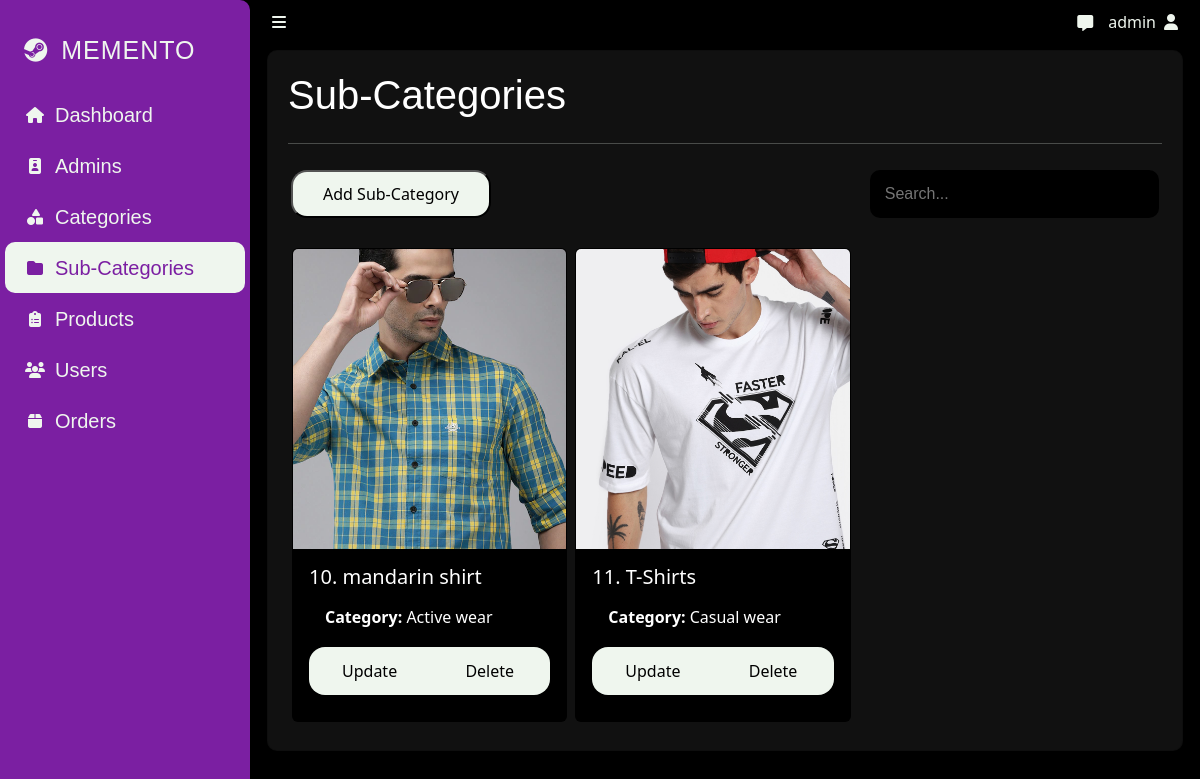
The page /admin/subcat.php (signed in) on the database its author committed.
### tables this page shows
CREATE TABLE IF NOT EXISTS `subcat` (
  `id` int(10) NOT NULL AUTO_INCREMENT,
  `name` varchar(50) NOT NULL,
  `cat_id` int(10) NOT NULL,
  `image` varchar(50) NOT NULL,
  PRIMARY KEY (`id`),
  UNIQUE KEY `id` (`id`),
  KEY `FK_sub_cat` (`cat_id`)
);

### admin/subcat.php (the view, shortened to what this page needs)
<?php
include("template/header.php");
include("../global/api/conn.php");
?>
<div class="card">
    <h1>Sub-Categories</h1>
    <hr>
    <div class="actions">
        <button type="button" class="my-btn" data-bs-toggle="modal" data-bs-target="#modal" id="btnAdd">
            Add Sub-Category
        </button>
        <input type="text" class="search-bar" name="search" id="search" data-table="subcat" placeholder="Search...">
    </div>
    <?php
    $table = "subcat";
    $sql = "SELECT id, name, image, (SELECT name FROM category WHERE category.id=subcat.cat_id) AS cat FROM $table ";
    $result = mysqli_query($conn, $sql);
    ?>
    <div class="list row container-fluid" id="#list">
        <?php
        while ($row = mysqli_fetch_assoc($result)) {
            ?>
            <div class="p-1 col-xl-4 col-md-6 col-sm-12 mb-1">
                <div class="card bg-black text-white">
                    <img src="../global/assets/images/<?php echo $row["image"] ?>" alt="" class="card-img-top"
                        style="object-fit: cover" height="300px">
                    <div class="card-body">
                        <h5 class="card-title">
                            <?php echo $row["id"] . ". " . $row["name"] ?>
                        </h5>
                        <ul class="list-group list-group-flush">
                            <li class="list-group-item bg-black text-white border-white">
                                <b>Category:</b>
                                <?php echo $row["cat"] ?>
                            </li>
                        </ul>
                        <div class="btn-group w-100" role="group" aria-label="Actions">
                            <a id="<?php echo $row["id"] ?>" role="button" class="btn my-btn btn-edit">Update</a>
                            <a role="button" href="api/delete.php?table=<?php echo $table ?>&id=<?php echo $row['id'] ?>"
                                class="btn my-btn">Delete</a>
                        </div>
                    </div>
                </div>
            </div>
        <?php } ?>
    </div>
</div>

### admin/template/header.php (shortened to what this page needs)
<!DOCTYPE html>
<html lang="en">
<head>
    <link href="https://cdn.jsdelivr.net/npm/bootstrap@5.3.0-alpha1/dist/css/bootstrap.min.css" rel="stylesheet"
>
    <link rel="stylesheet" href="https://cdn.datatables.net/1.13.1/css/dataTables.bootstrap5.min.css">
    <link rel="stylesheet" href="https://cdnjs.cloudflare.com/ajax/libs/font-awesome/6.2.0/css/all.min.css"
 />
    <link rel="stylesheet" href="../css/nice-select.css">
    <link rel="stylesheet" href="css/global.css">
    <link rel="stylesheet" href="css/panel.css">
</head>
<body>
    <?php
    include("../global/api/conn.php");
    ?>
    <div class="hero">
        <div class="sidebar active">
            <div class="brand">
                <a href="index.php" class="brand-link">
                    <i class="fa-brands fa-steam"></i>
                </a>
                <a href="index.php" class="brand-link">
                    <span class="brand_name">MEMENTO</span>
                </a>
            </div>
            <div class="navigation">
                <ul class="items-list">
                    <li class="item" data-bs-toggle="tooltip" data-bs-title="Dashboard" data-bs-placement="right">
                        <a href="dashboard.php">
                            <i class="fa-solid fa-house"></i>
                            <span class="links_name">Dashboard</span>
                        </a>
                    </li>
                    <?php
                    if (isset($_SESSION["super"]) && $_SESSION["super"] == 1) {
                        ?>
                        <li class="item" data-bs-toggle="tooltip" data-bs-title="Admins" data-bs-placement="right">
                            <a href="admin.php">
                                <i class="fa-solid fa-id-badge"></i>
                                <span class="links_name">Admins</span>
                            </a>
                        </li>
                        <?php
                    }
                    ?>
                    <li class="item" data-bs-toggle="tooltip" data-bs-title="Categories" data-bs-placement="right">
                        <a href="category.php">
                            <i class="fa-solid fa-shapes"></i>
                            <span class="links_name">Categories</span>
                        </a>
                    </li>
                    <li class="item" data-bs-toggle="tooltip" data-bs-title="Sub-Categories" data-bs-placement="right">
                        <a href="subcat.php">
                            <i class="fas fa-folder"></i>
                            <span class="links_name">Sub-Categories</span>
                        </a>
                    </li>
                    <li class="item" data-bs-toggle="tooltip" data-bs-title="Products" data-bs-placement="right">
                        <a href="product.php">
                            <i class="fa-solid fa-clipboard-list"></i>
                            <span class="links_name">Products</span>
                        </a>
                    </li>
                    <li class="item" data-bs-toggle="tooltip" data-bs-title="Users" data-bs-placement="right">
                        <a href="user.php">
                            <i class="fa-solid fa-users"></i>
                            <span class="links_name">Users</span>
                        </a>
                    </li>
                    <li class="item" data-bs-toggle="tooltip" data-bs-title="Orders" data-bs-placement="right">
                        <a href="order.php">
                            <i class="fa-solid fa-box"></i>
                            <span class="links_name">Orders</span>
                        </a>
                    </li>
                </ul>
            </div>
        </div>
        <header class="header container-fluid">
            <div class="sidebar-toggler">
                <i class="fa-solid fa-bars"></i>
            </div>
            <div class="chat">
                <a href="#" data-bs-toggle="dropdown" aria-expanded="false" style="text-decoration: none">
                    <i class="fa-solid fa-message"></i>
                </a>
            </div>
            <div class="profile">
                <a href="#" data-bs-toggle="dropdown" aria-expanded="false" style="text-decoration: none">
                    <?php
                    $id = $_SESSION['admin'];
                    $query = "SELECT * FROM admin WHERE id=$id";
                    $result = mysqli_query($conn, $query);
                    $row = mysqli_fetch_assoc($result);
                    echo $row["username"];
                    ?>
                    <i class="fa-solid fa-user ms-2"></i>
                </a>
            </div>
        </header>
        <div class="main container-fluid">

### admin/css/global.css (style rules this page uses)
:root { --primary: #273043; --secondary: #9197AE; --black: #000; --black-1: #111; --black-2: #222; --black-3: #333; --black-4: #444; --black-a: #aaa; --grey: #49494b; --white: #EFF6EE; --white-2: #c7c5c5; --blue: #1F487E; --teal: #00BD9D; --orange: #e75627; --red: #F02D3A; --purple: #7b1fa2; }
* { margin: 0; padding: 0; box-sizing: border-box; }
.main .container-fluid { height: 100%; }
.main>.card { background-color: var(--black-1); padding: 20px; margin-block: 10px; margin-left: 5px; min-height: 400px; width: calc(100% - 10px); border-radius: 10px; }
.card h1, .table { color: white; font-family: 'Trebuchet MS', 'Lucida Sans Unicode', 'Lucida Grande', 'Lucida Sans', Arial, sans-serif; }
hr { color: var(--white); }
.my-btn, .modal .btn { margin: 10px 0; background-color: var(--white); color: var(--black); font-weight: 500; height: 3rem; border-radius: 1rem; cursor: pointer; position: relative; transition: 200ms ease-in-out; width: min(100%, 200px); }
.list .card { margin: 0; padding: 0; min-width: 175px; }
a.my-btn { display: flex; align-items: center; justify-content: center; }
.actions { display: flex; height: auto; justify-content: space-between; align-items: center; margin-bottom: 1rem; padding-inline: 3px; }
.search-bar { background-color: var(--black); color: var(--white); height: 48px; margin-block: 10px; margin-left: 10px; font-family: 'Gill Sans', 'Gill Sans MT', Calibri, 'Trebuchet MS', sans-serif; padding: 15px; border: none; border-radius: 10px; width: min(450px, 33.33%); outline: none; }

### admin/css/panel.css (style rules this page uses)
html { height: 100%; }
body { background-color: var(--black); height: 100%; }
.hero { min-height: 100%; width: 100%; margin: 0; display: flex; }
.sidebar { min-height: 100%; width: 70px; background-color: var(--purple); transition: .4s; transition-delay: .2s; position: fixed; z-index: 3; }
.sidebar.active { min-height: 100%; width: 250px; border-radius: 0 10px 10px 0; display: flex; flex-direction: column; transition: .4s; }
.sidebar .links_name { width: 200px; opacity: 0; pointer-events: none; transition: .4s; }
.sidebar.active .links_name { opacity: 1; transition: opacity .4s; transition-delay: .2s; }
.sidebar .brand .brand_name { pointer-events: none; opacity: 0; transition: .4s; }
.sidebar.active .brand .brand_name { opacity: 1; transition: .4s; transition-delay: .2s; }
.brand { height: 70px; position: absolute; top: 32px; left: 24px; }
.brand>a>i { font-size: 24px; margin-right: 5px; }
.brand-link { text-decoration: none; color: var(--white); font-family: Arial, Helvetica, sans-serif; font-size: 25px; letter-spacing: 1px; }
.items-list { margin-top: 64px; padding-inline: 5px; padding-block: 25px; height: 100%; list-style-type: none; font-family: 'Gill Sans', 'Gill Sans MT', Calibri, 'Trebuchet MS', sans-serif; font-size: 20px; }
.item { padding-block: 10px; padding-inline: 20px; cursor: pointer; width: 100%; border-radius: 10px; }
.item>a { text-decoration: none; width: 100%; color: var(--white); display: inline-grid; grid-template-columns: 20px 100px; column-gap: 10px; grid-auto-flow: column; }
.item>a>i { font-size: 16px; display: flex; justify-content: center; align-items: center; }
.item.active { background-color: var(--white); }
.item:hover>a, .item.active>a { color: var(--purple); }
.header { width: auto; position: fixed; top: 0; right: 0; left: 250px; display: flex; justify-content: flex-start; align-items: center; transition: .4s; z-index: 2; background-color: var(--black); }
.profile, .sidebar-toggler { margin: 10px; text-align: center; cursor: pointer }
.profile>a, .sidebar-toggler>i, .chat>a { color: var(--white); }
.profile>a { text-decoration: none; display: flex; align-items: center; }
.chat { margin-right: 5px; margin-top: 2px; margin-left: auto; }
.main { margin-top: 40px; margin-left: 250px; width: 100%; height: 100%; transition: .4s; overflow-x: hidden; }

### rows shown on the page
subcat: image (picture), id "10", name "mandarin shirt", cat "Active wear"
subcat: image (picture), id "11", name "T-Shirts", cat "Casual wear"

### other values the page prints
$row["username"] "admin"
